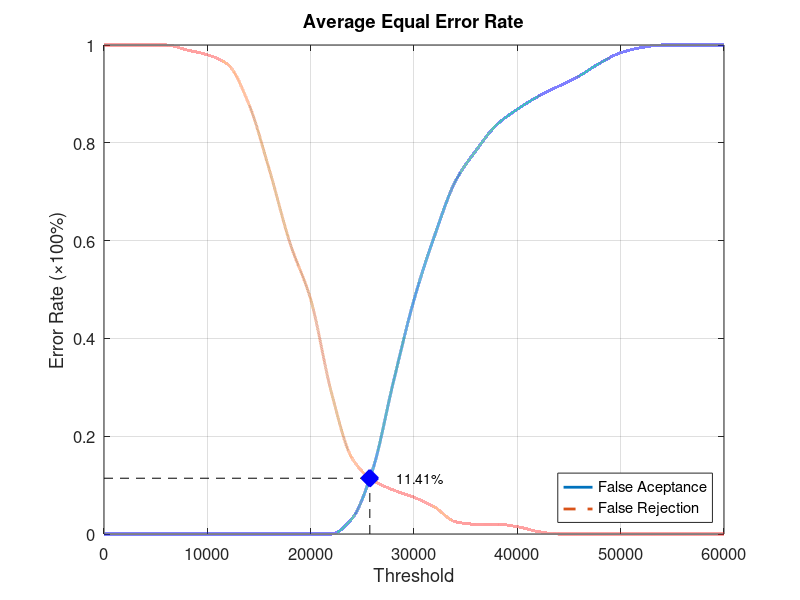
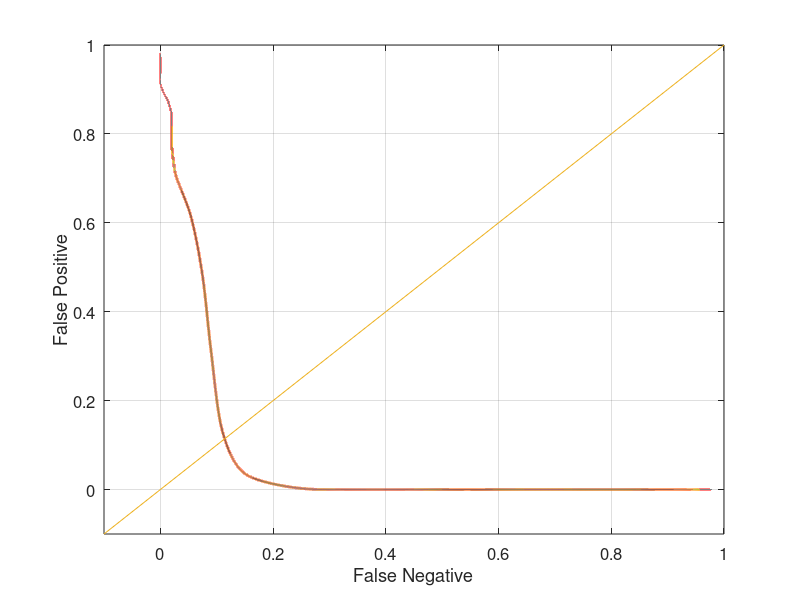

Here is the MATLAB script that generated these plots, in order:
function yEER = Database4_4
close all;
clear;
clc;
x = 0:2000:60000;
xq = 0:0.5:60000;

y0 = [0 0 0 0 0 0 0 0 0 0 0 0 0.0315789 0.131579 0.310526 0.478947 0.610526 0.721053 0.784211 0.836842 0.868421 0.894737 0.915789 0.936842 0.963158 0.984211 0.994737 1 1 1 1];
yy0 = interp1(x, y0, xq, 'pchip');
y1 = [1 1 1 1 0.99 0.98 0.96 0.88 0.745 0.595 0.48 0.29 0.155 0.11 0.09 0.075 0.055 0.025 0.02 0.02 0.015 0.005 0 0 0 0 0 0 0 0 0];
yy1 = interp1(x, y1, xq, 'pchip');

% Calculating EER: 
y2 = abs(y0 - y1);
find(y2 == min(y2))
yy2 = abs(yy0 - yy1);
xEER = find(yy2 == min(yy2));
xEERIndex = xq(xEER) % X-axis EER
yEER = yy0(xEER) % Y-axis EER

main = figure
plot(xq, yy0,'-','LineWidth', 2);	hold on
plot(xq, yy1,'--','LineWidth', 2);	hold on
plot([xEERIndex xEERIndex], [0 yEER], 'k--');	hold on
plot([0 xEERIndex], [yEER yEER], 'k--');	hold on
plot(xEERIndex, yEER, 'bx', 'LineWidth', 10);	hold on
text(xEERIndex + 10 * xEERIndex / 100, yEER, [num2str(round((10000 * yEER)) / 100) '%'])
legend('False Aceptance', 'False Rejection', 'Location', 'SouthEast')
xlabel('Threshold')
ylabel('Error Rate (\times100%)')
title('Average Equal Error Rate')
set(gca, 'FontSize', 12)
axis([0 60000 0 1])
grid on

print(main, 'Database4_4Main', '-dpng');
FNRxFPR = figure('Color', [1 1 1]);
plot(yy1, yy0, '-', yy1, yy0, 'LineWidth', 2);
hold on
y = -0.1:0.1:1
plot(y, y); 
set(gca, 'FontSize', 12)
xlabel('False Negative')
ylabel('False Positive')
axis([-0.1 1 -0.1 1])
set(gca, 'FontSize', 12)
grid on

print(FNRxFPR, 'Database4_4FNRxFPR','-dpng');
end
